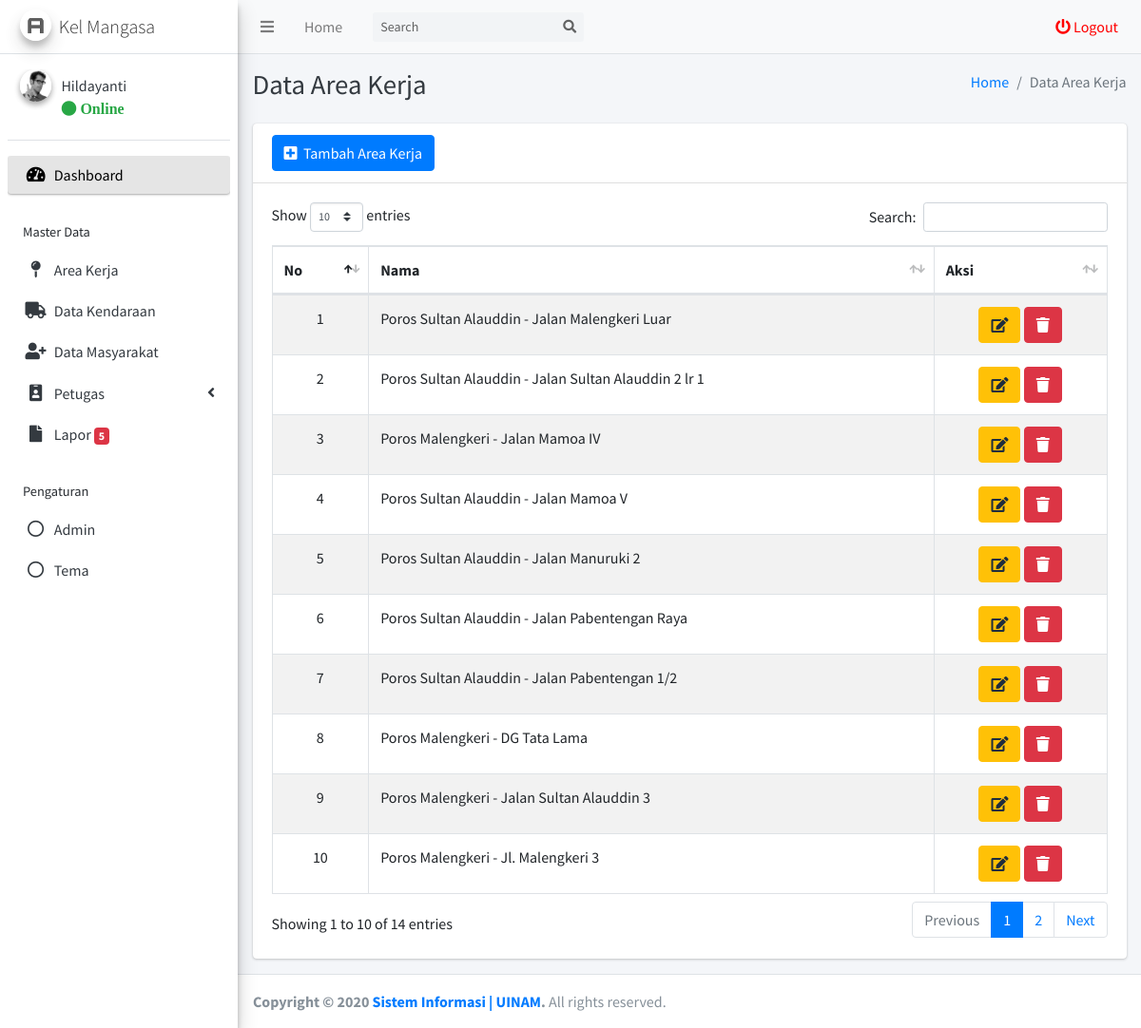
Screenshot of /kelurahan/admin/area/data.php (signed in) with the database file from the repository.
### tables this page shows
CREATE TABLE `tb_akun_kelurahan` (
  `id_akun_kelurahan` int(11) NOT NULL,
  `nama_akun_kelurahan` varchar(255) NOT NULL,
  `username_akun_kelurahan` varchar(255) NOT NULL,
  `password_akun_kelurahan` varchar(255) NOT NULL,
  `foto_akun_kelurahan` varchar(255) NOT NULL,
  `kelurahan_akun_kelurahan` varchar(255) NOT NULL,
  `status_akun_kelurahan` varchar(255) NOT NULL
);

CREATE TABLE `tb_area` (
  `id_area` int(11) NOT NULL,
  `nama_area` varchar(255) NOT NULL,
  `kelurahan_area` varchar(255) NOT NULL
);

### kelurahan/admin/area/data.php (the view, shortened to what this page needs)
<?php
require_once '../template/header/header.php';
$area = mysqli_query($conn, "SELECT * FROM tb_area WHERE kelurahan_area = '$kelurahan_header'");
?>
  <div class="content-wrapper">
    <div class="content-header">
      <div class="container-fluid">
        <div class="row mb-2">
          <div class="col-sm-6">
            <h1 class="m-0 text-dark">Data Area Kerja</h1>
          </div>
          <div class="col-sm-6">
            <ol class="breadcrumb float-sm-right">
              <li class="breadcrumb-item"><a href="../">Home</a></li>
              <li class="breadcrumb-item active">Data Area Kerja</li>
            </ol>
          </div>
        </div>
      </div>
    </div>
    <section class="content">
      <div class="container-fluid">
        <div class="row">
          <div class="col-12">
            <div class="card">
              <div class="card-header">
              <button data-toggle="modal" data-target="#modal-xl" type="button" class="btn btn-primary"><i class="fa fa-plus-square"></i>&nbsp Tambah Area Kerja</button>
              </div>
              <div class="card-body">
                <table id="example1" class="table table-bordered table-striped">
                  <thead>
                  <tr>
                    <th>No</th>
                    <th>Nama</th>
                    <th style="width: fit-content;">Aksi</th>
                  </tr>
                  </thead>
                  <tbody>
                  <?php $i = 1; foreach($area as $dta) { ?>
                  <tr>
                    <td style="text-align:center"><?= $i ?></td>
                    <td><?= $dta['nama_area'] ?></td>
                    <td style="text-align:center">
                        <a href="#" type="button" data-toggle="modal" data-target="#modal-xl<?= $dta['id_area'] ?>" class="btn btn-warning"><i class="fa fa-edit"></i></a>
                        <a href="#" type="button" class="btn btn-danger" data-toggle="modal" data-target="#modal-danger<?= $dta['id_area'] ?>" ><i class="fa fa-trash"></i></a>
                    </td>
                  </tr>
                  <?php $i = $i + 1; } ?>
                  </tbody>
                </table>
              </div>
            </div>
          </div>
        </div>
      </div>
    </section>
  </div>
<?php
require '../template/footer/footer.php';
?>

### kelurahan/admin/template/header/header.php (shortened to what this page needs)
<?php
require('../../../koneksi.php');
$get_id_session = $_SESSION['get_id_kelurahan'];
$query_header_akun = mysqli_query($conn, "SELECT * FROM tb_akun_kelurahan WHERE id_akun_kelurahan = '$get_id_session'");
$get_data_akun = mysqli_fetch_assoc($query_header_akun);
$nama_header = $get_data_akun['nama_akun_kelurahan'];
$kelurahan_header = $get_data_akun['kelurahan_akun_kelurahan'];
?>
<!DOCTYPE html>
<html>
<head>
  <link rel="stylesheet" href="../../../assets/plugins/fontawesome-free/css/all.min.css">
  <link rel="stylesheet" href="../../../assets/plugins/ekko-lightbox/ekko-lightbox.css">
  <link rel="stylesheet" href="https://code.ionicframework.com/ionicons/2.0.1/css/ionicons.min.css">
  <link rel="stylesheet" href="../../../assets/plugins/tempusdominus-bootstrap-4/css/tempusdominus-bootstrap-4.min.css">
  <link rel="stylesheet" href="../../../assets/plugins/datatables-bs4/css/dataTables.bootstrap4.min.css">
  <link rel="stylesheet" href="../../../assets/plugins/datatables-responsive/css/responsive.bootstrap4.min.css">
  <link href="https://cdn.jsdelivr.net/gh/gitbrent/bootstrap-switch-button@1.1.0/css/bootstrap-switch-button.min.css" rel="stylesheet">
  <link rel="stylesheet" href="../../../assets/dist/css/adminlte.min.css">
  <link rel="stylesheet" href="../../../assets/plugins/overlayScrollbars/css/OverlayScrollbars.min.css">
</head>
<body class="hold-transition sidebar-mini layout-fixed">
<div class="wrapper">
  <nav class="main-header navbar navbar-expand navbar-grey navbar-light">
    <ul class="navbar-nav">
      <li class="nav-item">
        <a class="nav-link" data-widget="pushmenu" href="#" role="button"><i class="fas fa-bars"></i></a>
      </li>
      <li class="nav-item d-none d-sm-inline-block">
        <a href="../index.php" class="nav-link">Home</a>
      </li>
    </ul>
    <form class="form-inline ml-3">
      <div class="input-group input-group-sm">
        <input class="form-control form-control-navbar" type="search" placeholder="Search" aria-label="Search">
        <div class="input-group-append">
          <button class="btn btn-navbar" type="submit">
            <i class="fas fa-search"></i>
          </button>
        </div>
      </div>
    </form>
    <ul class="navbar-nav ml-auto">
      <li class="nav-item">
        <a style="color: red;" class="nav-link" data-toggle="modal" data-target="#modal-default"  href="" role="button">
          <i class="fas fa fa-power-off" style="color: red;"></i> Logout
        </a>
      </li>
    </ul>
  </nav>
  <aside class="main-sidebar sidebar-light-grey elevation-3">
    <a href="../index.php" class="brand-link">
      <img src="../../../assets/dist/img/AdminLTELogo.png" alt="Logo Kabupaten Soppeng" class="brand-image img-circle elevation-3"
           style="opacity: .8">
      <span class="brand-text font-weight-light">Kel <?= $kelurahan_header ?></span>
    </a>
    <div class="sidebar">
      <div class="user-panel mt-3 pb-3 mb-3 d-flex">
        <div class="image">
          <img src="../../../assets/dist/img/user2-160x160.jpg" class="img-circle elevation-2" alt="User Image">
        </div>
        <div class="info">
          <a href="#" class="d-block"><?= $nama_header ?></a>
          <a href="#"<i class="fa fa-circle text-success"></i> Online</a>
        </div>
      </div>
      <nav class="mt-2">
        <ul class="nav nav-pills nav-sidebar flex-column" data-widget="treeview" role="menu" data-accordion="false">
          <li class="nav-item has-treeview menu-open">
            <a href="../" class="nav-link active">
              <i class="nav-icon fas fa-tachometer-alt"></i>
              <p>
                Dashboard
              </p>
            </a>
          </li>
          <li class="nav-header">Master Data</li>
          <li class="nav-item">
            <a href="../area/data.php" class="nav-link">
              <i class="nav-icon fa fa-map-pin"></i>
              <p>
                Area Kerja
              </p>
            </a>
          </li>
          <li class="nav-item">
            <a href="../kendaraan/data.php" class="nav-link">
              <i class="nav-icon fa fa-truck"></i>
              <p>
                Data Kendaraan
              </p>
            </a>
          </li>
          <li class="nav-item">
            <a href="../masyarakat/data.php" class="nav-link">
              <i class="nav-icon fa fa-user-plus"></i>
              <p>
                Data Masyarakat
              </p>
            </a>
          </li>
          <li class="nav-item">
            <a href="" class="nav-link">
              <i class="nav-icon fa fa-id-badge"></i>
              <p>
                Petugas
                <i class="fas fa-angle-left right"></i>
              </p>
            </a>
          </li>
          <li class="nav-item">
          <?php
            $laporan = mysqli_query($conn, "SELECT * FROM tb_laporan WHERE kelurahan_laporan = '$get_data_akun[kelurahan_akun_kelurahan]' AND staus_laporan = 'New'");
            $row_laporan = mysqli_num_rows($laporan);
            $row_laporan_final = $row_laporan;
          ?>
            <a href="#" class="nav-link">
              <i class="far fa fa-file nav-icon"></i>
              <p>
                Lapor
                <span class="badge badge-danger"><?= $row_laporan_final ?></span>
              </p>
            </a>
          </li>
          <li class="nav-header">Pengaturan</li>
          <li class="nav-item">
            <a href="../user/data.php" class="nav-link">
              <i class="far fa-circle nav-icon"></i>
              <p>
                Admin
              </p>
            </a>
          </li>
          <li class="nav-item">
            <a class="nav-link" data-widget="control-sidebar" data-slide="true" href="#" role="button">
              <i class="far fa-circle nav-icon"></i>
              <p>
                Tema
              </p>
            </a>
          </li>
          <li class="nav-header"></li>
        </ul>
      </nav>
    </div>
  </aside>

### rows the page displays
tb_akun_kelurahan: kelurahan_akun_kelurahan "Mangasa", nama_akun_kelurahan "Hildayanti"
tb_area: nama_area "Poros Sultan Alauddin - Jalan Malengkeri Luar"
tb_area: nama_area "Poros Sultan Alauddin - Jalan Sultan Alauddin 2 lr 1"
tb_area: nama_area "Poros Malengkeri - Jalan Mamoa IV"
tb_area: nama_area "Poros Sultan Alauddin - Jalan Mamoa V"
tb_area: nama_area "Poros Sultan Alauddin - Jalan Manuruki 2"
tb_area: nama_area "Poros Sultan Alauddin - Jalan Pabentengan Raya"
tb_area: nama_area "Poros Sultan Alauddin - Jalan Pabentengan 1/2"
tb_area: nama_area "Poros Malengkeri - DG Tata Lama"
tb_area: nama_area "Poros Malengkeri - Jalan Sultan Alauddin 3"
tb_area: nama_area "Poros Malengkeri - Jl. Malengkeri 3"

### other values shown
$row_laporan_final "5"
